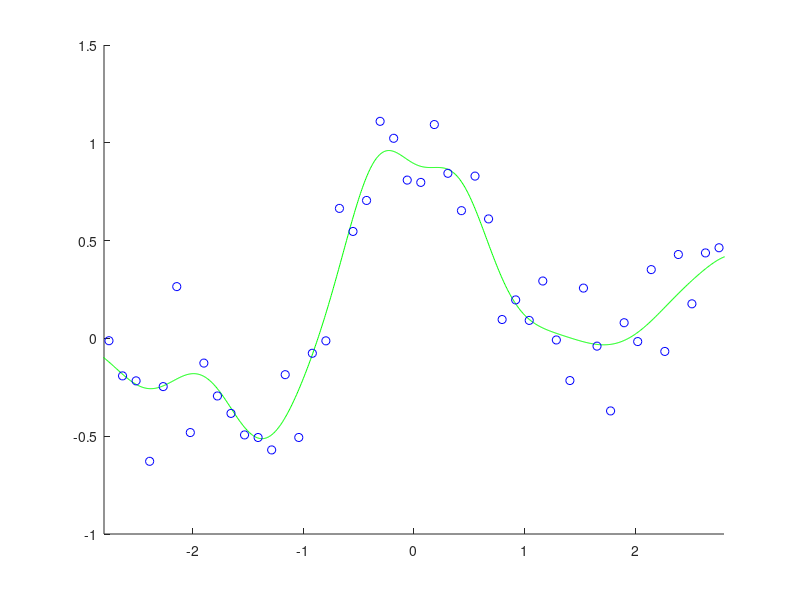

Recreate this plot in MATLAB.
n=50; N=1000; x=linspace(-3,3,n)'; X=linspace(-3,3,N)';
pix=pi*x; y=sin(pix)./(pix)+0.1*x+0.2*randn(n,1);

hh=2*0.3^2; l=0.1; t0=randn(n,1); x2=x.^2;
k=exp(-(repmat(x2,1,n)+repmat(x2',n,1)-2*x*x')/hh);
k2=k^2; ky=k*y;
for o=1:1000
	t=(k2+l*pinv(diag(abs(t0))))\ky;
	if norm(t-t0)<0.001, break, end
	t0=t;
end
K=exp(-(repmat(X.^2,1,n)+repmat(x2',N,1)-2*X*x')/hh);
F=K*t;

figure(1); clf; hold on; axis([-2.8 2.8 -1 1.5]);
plot(X,F,'g-'); plot(x,y,'bo');
